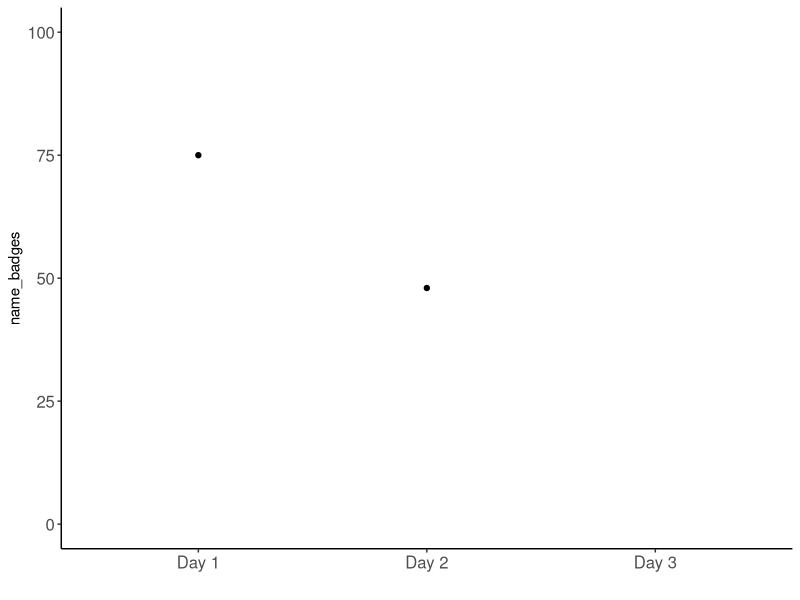

Reproduce this figure in R.
## ---- chunk 1
library(tidyverse)
attendees <- data.frame(day=c("Day 1", "Day 2", "Day 3"), name_badges =c(75, 48, NA))

attendees %>%
  ggplot(.) +
  aes(x = day, y = name_badges) +
  geom_point() +
  theme_classic() +
  scale_y_continuous(limits = c(0, 100)) +
  xlab("") +
  theme(axis.text = element_text(size = "1.2em"))
## ---- chunk 2
# update_registration_data()
rg <- readr::read_csv("data/csv/registrants.csv")
## ---- chunk 3
# Make table
pos_dept <- xtabs(formula = ~ position + dept, data = rg)
knitr::kable(pos_dept)
